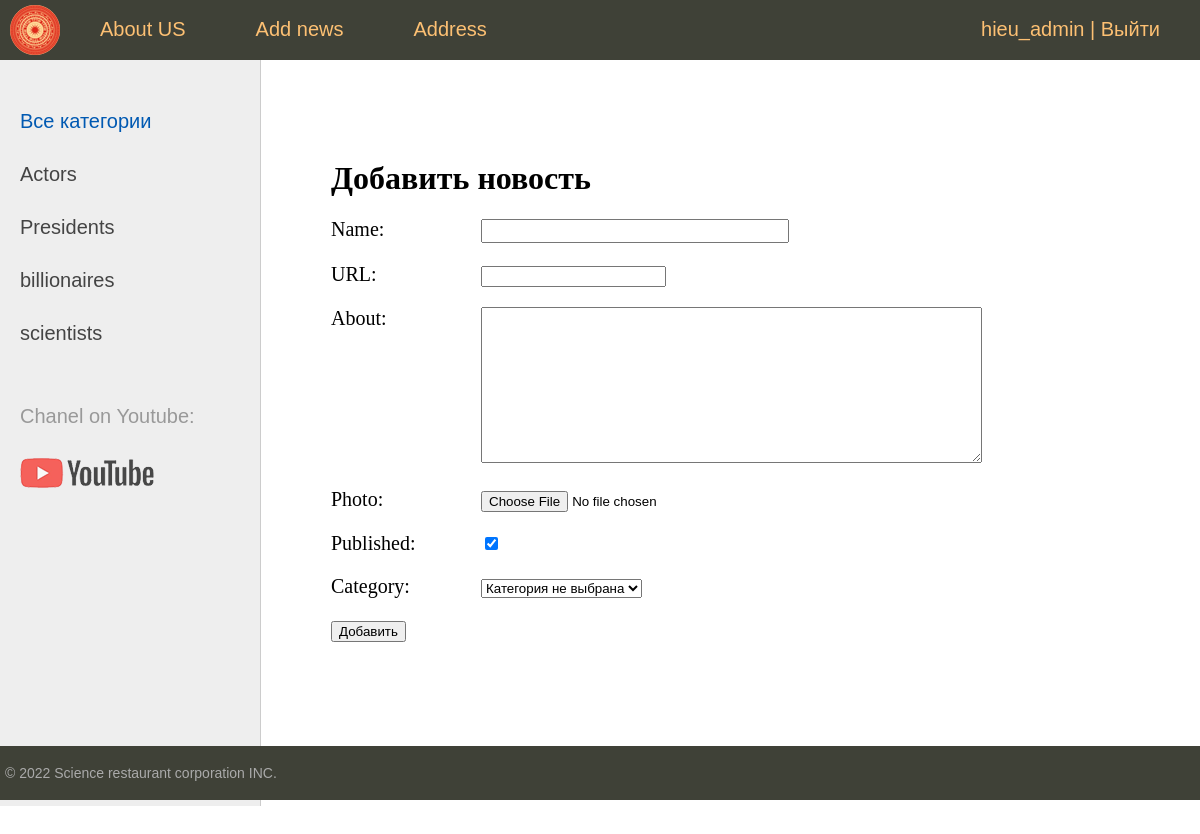
Page /add_news/ (signed in) on the committed database.
### controllers/models.py (models this page shows)
class Category(models.Model):
    name = models.CharField(max_length=100, db_index=True, verbose_name='Category')
    slug = models.SlugField(max_length=255, unique=True, db_index=True, verbose_name='URL')
    def __str__(self):
        return self.name
    def get_absolute_url(self):
        return reverse('category', kwargs={'cat_slug': self.slug})  # For class RestaurantCategory
    class Meta:
        verbose_name = 'Category'
        verbose_name_plural = 'Category'
        ordering = ['id']  # ORM difference | Important for pagination

### controllers/views.py (the view)
# urls.py: path('add_news/', AddNews.as_view(), name='add_news'),
class AddNews(LoginRequiredMixin, DataMixin, CreateView):
    form_class = AddPostForm
    template_name = 'restaurant/add_news.html'
    success_url = reverse_lazy('home')
    login_url = reverse_lazy('login')  # Переход на страницу логина
    def get_context_data(self, *, object_list=None, **kwargs):  # dynamic title context
        context = super().get_context_data(**kwargs)
        c_def = self.get_user_context(title="Добавить новость")
        context = dict(list(context.items()) + list(c_def.items()))
        return context

### controllers/forms.py (shortened to what this page needs)
class AddPostForm(forms.ModelForm):
    def __init__(self, *args, **kwargs):
        super().__init__(*args, **kwargs)
        self.fields['cat'].empty_label = "Категория не выбрана"
    class Meta:
        model = Visitor
        fields = ['nik_name', 'slug', 'about', 'photo', 'is_published', 'cat']  # No photo
        widgets = {
            'nik_name': forms.TextInput(attrs={'class': 'form-input'}),
            'about': forms.Textarea(attrs={'cols': 60, 'rows': 10}),
        }

### controllers/templatetags/controllers_tags.py (called while the page is built)
@register.inclusion_tag('restaurant/list_categories.html')
def show_categories(sort=None, cat_selected=0):
    if not sort:
        cats = Category.objects.all()
    else:
        cats = Category.objects.order_by(sort)
    return {"cats": cats, "cat_selected": cat_selected}

### controllers/utils.py (called while the page is built)
    def get_user_context(self, **kwargs):
        context = kwargs
        cats = cache.get('cats')
        if not cats:
            cats = Category.objects.annotate(Count('visitor'))
            cache.set('cats', cats, 60)
        user_menu = menu.copy()
        if self.request.user.is_authenticated:
            user_menu.pop(3)
        context['menu'] = user_menu
        context['cats'] = cats
        if 'cat_selected' not in context:
            context['cat_selected'] = 0
        return context

### controllers/templates/restaurant/add_news.html (shortened to what this page needs)
{% extends 'restaurant/base.html' %}
{% block content %}
<h1>{{title}}</h1>
<form action="{% url 'add_news' %}" method="post" enctype="multipart/form-data">
{% for f in form %}
<p><label class="form-label" for="{{ f.id_for_label }}">{{f.label}}: </label>{{ f }}</p>
{% endfor %}
    <button type="submit">Добавить</button>
</form>
{% endblock %}

### controllers/templates/restaurant/base.html (shortened to what this page needs)
{% load static %}
{% load controllers_tags %}
{% load cache %}
<!DOCTYPE html>
<html>
<head>
	<link type="text/css" href="{% static 'restaurant/css/styles.css' %}" rel="stylesheet" />
</head>
<body>
<table class="table-page" border=0 cellpadding="0" cellspacing="0">
<tr><td valign=top>
{% block mainmenu %}
		<div class="header">
			<ul id="mainmenu" class="mainmenu">
			<li class="logo"><a href="{% url 'home' %}"><div class="logo"></div></a></li>
{% for m in menu %}
			<li><a href="{% url m.url_name %}">{{m.title}}</a></li>
{% endfor %}
			{% if request.user.is_authenticated %}
			<li class="last"> {{user.username}} | <a href="{% url 'logout' %}">Выйти</a></li>
			{% else %}
			<li class="last"><a href="{% url 'register' %}">Регистрация</a> | <a href="{% url 'login' %}">Войти</a></li>
			{% endif %}
			</ul>
		</div>
{% endblock mainmenu %}
<table class="table-content" border=0 cellpadding="0" cellspacing="0">
<tr>
<td valign="top" class="left-chapters">
<ul id="leftchapters">
{% cache 60 sidebar %}
	{% if cat_selected == 0 %}
		<li class="selected">Все категории</li>
	{% else %}
		<li><a href="{% url 'home' %}">Все категории</a></li>
	{% endif %}
	{% for c in cats %}
		{% if c.visitor__count > 0 %}
			{% if c.pk == cat_selected %}
			<li class="selected">{{c.name}}</li>
			{% else %}
			<li><a href="{{ c.get_absolute_url }}">{{c.name}}</a></li>
			{% endif %}
		{% endif %}
	{% endfor %}
{% endcache %}
		<li class="share">
		<p>Chanel on Youtube:</p>
		<a class="share-yt" href="https://www.youtube.com/watch?v=bYCKVp-HJg4&list=PLs8c_Ytyvy5POrPUiXDn80jvIVmnFbzbh&ab_channel=VDK45" target="_blank" rel="nofollow"></a>
		</li>
	</ul>
</td>
<td valign="top" class="content">
	<div class="content-text">
{% block content %}
{% endblock %}
	</div>
</td></tr></table>
</td></tr>
<tr><td valign=top>
	<div id="footer">
		<p>&copy; 2022 Science restaurant corporation INC.</p>
	</div>
</td></tr></table>
</body>
</html>

### controllers/static/restaurant/css/styles.css (style rules this page uses)
html, body { font-family: 'Arial'; margin: 0; padding: 0; height: 100%; width: 100%; color: #444; }
a { color: #0059b2; text-decoration: none; }
.table-page { width: 100%; height: 100%; vertical-align: top; }
.table-page tr { height: 100%; }
.header { background: #3F4137; height: 60px; }
.logo { background: url('../images/logo.png') no-repeat 10px 5px; width: 70px; height: 60px; }
ul.mainmenu { list-style: none; margin: 0; padding: 0; height: 60px; color: #fdc073; font-size: 20px; overflow: hidden; }
ul.mainmenu li { float: left; margin: 18px 40px 0 30px; }
ul.mainmenu li.logo { margin: 0; }
ul.mainmenu li.last { float: right; }
ul.mainmenu li a { color: #fdc073; text-decoration: none; }
.table-content { width: 100%; min-height: 100%; height: 100%; }
.left-chapters { margin: 0; background: #eee; border-right: 1px solid #ccc; min-height: 100%; }
.left-chapters ul { width: 230px; min-height: 100%; margin: 0; padding: 20px 10px 10px 20px; list-style: none; font-size: 20px; }
.left-chapters ul li { margin: 30px 0 0 0; color: #999; }
.left-chapters ul li.selected { color: #0059b2; }
.left-chapters ul li a { color: #444; text-decoration: none; }
.left-chapters ul li.share { margin: 60px 0 0 0; }
.left-chapters ul li.share p { margin: 30px 0 30px 0; }
.left-chapters ul li.share a { display: inline-block; width: 40px; height: 40px; margin: 0 20px 0 0; }
.left-chapters ul li.share a.share-yt { width: 100%; height: 30px; background: url('../images/share_yt.png') no-repeat 0 0 }
.content { padding: 40px 20px 20px 40px; width: 100%; box-sizing: border-box; }
.content-text { margin: 60px 0 0 30px; color: #000; font-size: 20px; font-family: Yandex Sans Display Light; }
.content-text h1 { font-size: 32px; }
#footer { box-sizing: border-box; background: #3F4137; padding: 5px; color: #aaa; font-size: 14px; font-family: Verdana, Geneva, Arial, Helvetica; text-align: left; overflow: hidden; }
.form-input { width: 300px; font-size: 16px; }
.form-label { display: inline-block; min-width: 150px; vertical-align: top; }

### rows in the picture
Category: name "Actors"
Category: name "Presidents"
Category: name "billionaires"
Category: name "scientists"

### other values in the picture
{{ m.title }} "About US" "Add news" "Address"
{{ user.username }} "hieu_admin"
{{ title }} "Добавить новость"
{{ f.label }} "Name" "URL" "About" "Photo" "Published" "Category"
